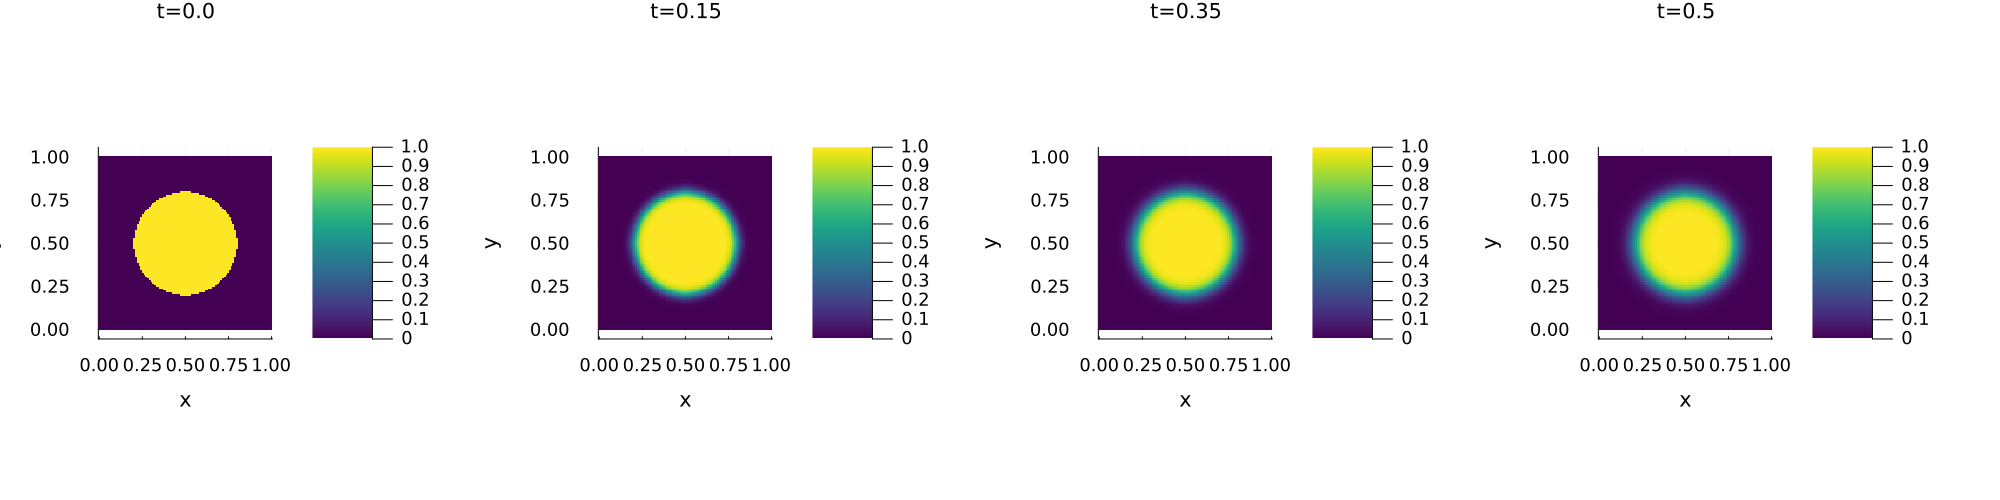

Reproduce this figure in Julia.
# Allen-Cahn 2D Simulation Example
#
# Demonstrates 2D phase field simulation using the unified solve API.
# Circular solid phase shrinks due to curvature-driven motion.
#
# Run: julia --project=. examples/102_allen_cahn_2d.jl

using PhaseFields
using OrdinaryDiffEq
using Plots
default(
    guidefontsize=14, tickfontsize=12, titlefontsize=14, legendfontsize=11,
    left_margin=5Plots.mm, right_margin=5Plots.mm,
    top_margin=5Plots.mm, bottom_margin=5Plots.mm
)

println("=== Allen-Cahn 2D Simulation ===\n")

# -----------------------------------------------------------------------------
# Model parameters
# -----------------------------------------------------------------------------
model = AllenCahnModel(
    τ = 1.0,    # Relaxation time
    W = 0.05,   # Interface width parameter
    m = 0.0     # No external driving force (curvature-driven only)
)

# Grid parameters
Nx, Ny = 100, 100
Lx, Ly = 1.0, 1.0
grid = UniformGrid2D(Nx=Nx, Ny=Ny, Lx=Lx, Ly=Ly)

# Time parameters
tspan = (0.0, 0.5)

println("Parameters:")
println("  Grid: $(Nx)×$(Ny), domain: $(Lx)×$(Ly)")
println("  Model: τ=$(model.τ), W=$(model.W)")
println("  Time: $(tspan[1]) to $(tspan[2])")
println()

# -----------------------------------------------------------------------------
# Initial condition: circular solid phase at center
# -----------------------------------------------------------------------------
R0 = 0.3  # Initial radius
cx, cy = 0.5, 0.5  # Center position

φ0 = [sqrt((x - cx)^2 + (y - cy)^2) < R0 ? 1.0 : 0.0
      for x in grid.x, y in grid.y]

initial_solid_fraction = sum(φ0) / (Nx * Ny)
println("Initial condition:")
println("  Circular solid at ($(cx), $(cy)) with radius $(R0)")
println("  Initial solid fraction: $(round(initial_solid_fraction * 100, digits=1))%")
println()

# -----------------------------------------------------------------------------
# Create problem and solve using unified API
# -----------------------------------------------------------------------------
problem = PhaseFieldProblem(
    model = model,
    domain = grid,
    φ0 = φ0,
    tspan = tspan,
    bc = NeumannBC()
)

println("Solving with OrdinaryDiffEq.jl...")
sol = PhaseFields.solve(problem, Tsit5(), saveat=0.05)
println("  Time points saved: $(length(sol.t))")

# -----------------------------------------------------------------------------
# Analysis
# -----------------------------------------------------------------------------
println("\nAnalysis:")

# Extract solutions at different times
times_to_analyze = [1, length(sol.t) ÷ 2, length(sol.t)]
for idx in times_to_analyze
    φ = reshape(sol.u[idx], Nx, Ny)
    solid_frac = sum(φ) / (Nx * Ny)
    println("  t=$(round(sol.t[idx], digits=3)): solid fraction = $(round(solid_frac * 100, digits=1))%")
end

# Verify curvature-driven shrinkage
φ_initial = reshape(sol.u[1], Nx, Ny)
φ_final = reshape(sol.u[end], Nx, Ny)
println("\nPhysical behavior:")
println("  Initial solid fraction: $(round(sum(φ_initial)/(Nx*Ny)*100, digits=1))%")
println("  Final solid fraction: $(round(sum(φ_final)/(Nx*Ny)*100, digits=1))%")
if sum(φ_final) < sum(φ_initial)
    println("  ✓ Curvature-driven shrinkage observed (correct)")
else
    println("  ✗ Warning: solid did not shrink as expected")
end

# -----------------------------------------------------------------------------
# Visualization
# -----------------------------------------------------------------------------
println("\nGenerating plots...")

# Plot: snapshots at different times
n_snapshots = min(4, length(sol.t))
indices = round.(Int, range(1, length(sol.t), length=n_snapshots))

p = plot(layout=(1, n_snapshots), size=(500*n_snapshots, 500))
for (i, idx) in enumerate(indices)
    φ = reshape(sol.u[idx], Nx, Ny)
    heatmap!(p[i], grid.x, grid.y, φ',
             c=:viridis, clim=(0, 1),
             xlabel="x", ylabel="y",
             title="t=$(round(sol.t[idx], digits=2))",
             aspect_ratio=:equal)
end
savefig(p, "examples/102_allen_cahn_2d.png")
println("  Saved: examples/102_allen_cahn_2d.png")

# Animation
println("Generating animation...")
anim = @animate for idx in 1:length(sol.t)
    φ = reshape(sol.u[idx], Nx, Ny)
    heatmap(grid.x, grid.y, φ',
            c=:viridis, clim=(0, 1),
            xlabel="x", ylabel="y",
            title="Allen-Cahn 2D (t=$(round(sol.t[idx], digits=3)))",
            aspect_ratio=:equal,
            size=(500, 500))
end
gif(anim, "examples/102_allen_cahn_2d.gif", fps=10)
println("  Saved: examples/102_allen_cahn_2d.gif")

println("\n✅ Simulation completed!")
